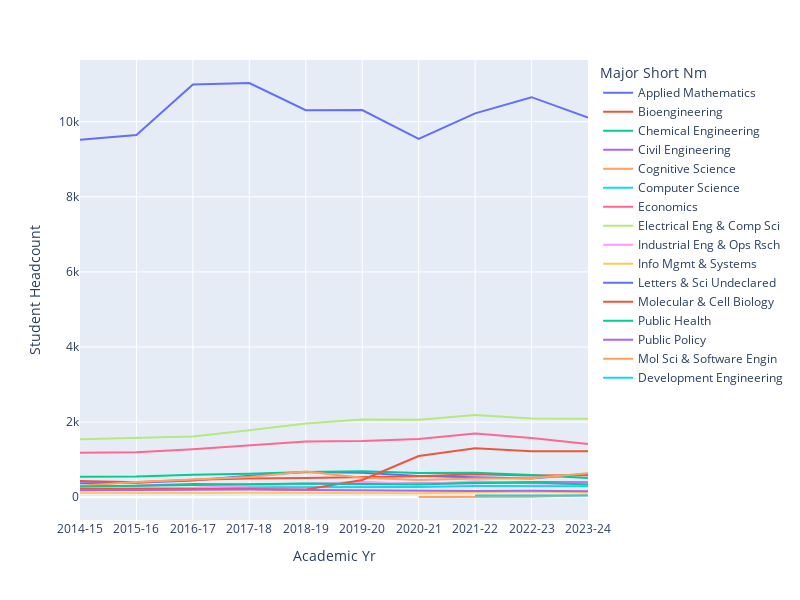

Write notebook code for a chart like this one.
### Code cell
fig = px.line(major_trends[major_trends["Major Short Nm"].isin(data100_top_20_majors.index)], 
                        x = "Academic Yr", y = "Student Headcount", color = "Major Short Nm")

fig.update_layout(autosize=False, width=800, height=600)
fig.show()

### Figure 1 — Plotly figure (JSON) as saved in the notebook; plotly's stock layout.template omitted (floating-point values rounded to 4 significant figures)
{"data": [{"hovertemplate": "Major Short Nm=Applied Mathematics<br>Academic Yr=%{x}<br>Student Headcount=%{y}<extra></extra>", "legendgroup": "Applied Mathematics", "line": {"color": "#636efa", "dash": "solid"}, "marker": {"symbol": "circle"}, "mode": "lines", "name": "Applied Mathematics", "orientation": "v", "showlegend": true, "type": "scatter", "x": ["2014-15", "2015-16", "2016-17", "2017-18", "2018-19", "2019-20", "2020-21", "2021-22", "2022-23", "2023-24"], "xaxis": "x", "y": [374.5, 386.5, 443.5, 570.5, 670.5, 651, 566, 534.5, 497, 622.5], "yaxis": "y"}, {"hovertemplate": "Major Short Nm=Bioengineering<br>Academic Yr=%{x}<br>Student Headcount=%{y}<extra></extra>", "legendgroup": "Bioengineering", "line": {"color": "#EF553B", "dash": "solid"}, "marker": {"symbol": "circle"}, "mode": "lines", "name": "Bioengineering", "orientation": "v", "showlegend": true, "type": "scatter", "x": ["2014-15", "2015-16", "2016-17", "2017-18", "2018-19", "2019-20", "2020-21", "2021-22", "2022-23", "2023-24"], "xaxis": "x", "y": [431, 402, 468, 501, 511.5, 542, 556, 608.5, 576, 583], "yaxis": "y"}, {"hovertemplate": "Major Short Nm=Chemical Engineering<br>Academic Yr=%{x}<br>Student Headcount=%{y}<extra></extra>", "legendgroup": "Chemical Engineering", "line": {"color": "#00cc96", "dash": "solid"}, "marker": {"symbol": "circle"}, "mode": "lines", "name": "Chemical Engineering", "orientation": "v", "showlegend": true, "type": "scatter", "x": ["2014-15", "2015-16", "2016-17", "2017-18", "2018-19", "2019-20", "2020-21", "2021-22", "2022-23", "2023-24"], "xaxis": "x", "y": [543.5, 549.5, 599.5, 622.5, 673.5, 690, 647.5, 653.5, 595, 514], "yaxis": "y"}, {"hovertemplate": "Major Short Nm=Civil Engineering<br>Academic Yr=%{x}<br>Student Headcount=%{y}<extra></extra>", "legendgroup": "Civil Engineering", "line": {"color": "#ab63fa", "dash": "solid"}, "marker": {"symbol": "circle"}, "mode": "lines", "name": "Civil Engineering", "orientation": "v", "showlegend": true, "type": "scatter", "x": ["2014-15", "2015-16", "2016-17", "2017-18", "2018-19", "2019-20", "2020-21", "2021-22", "2022-23", "2023-24"], "xaxis": "x", "y": [300.5, 304.5, 349, 335.5, 355.5, 361, 364.5, 373, 408.5, 400.5], "yaxis": "y"}, {"hovertemplate": "Major Short Nm=Cognitive Science<br>Academic Yr=%{x}<br>Student Headcount=%{y}<extra></extra>", "legendgroup": "Cognitive Science", "line": {"color": "#FFA15A", "dash": "solid"}, "marker": {"symbol": "circle"}, "mode": "lines", "name": "Cognitive Science", "orientation": "v", "showlegend": true, "type": "scatter", "x": ["2014-15", "2015-16", "2016-17", "2017-18", "2018-19", "2019-20", "2020-21", "2021-22", "2022-23", "2023-24"], "xaxis": "x", "y": [308.5, 404, 475, 536.5, 685.5, 521.5, 460, 499.5, 505.5, 635.5], "yaxis": "y"}, {"hovertemplate": "Major Short Nm=Computer Science<br>Academic Yr=%{x}<br>Student Headcount=%{y}<extra></extra>", "legendgroup": "Computer Science", "line": {"color": "#19d3f3", "dash": "solid"}, "marker": {"symbol": "circle"}, "mode": "lines", "name": "Computer Science", "orientation": "v", "showlegend": true, "type": "scatter", "x": ["2014-15", "2015-16", "2016-17", "2017-18", "2018-19", "2019-20", "2020-21", "2021-22", "2022-23", "2023-24"], "xaxis": "x", "y": [226, 220.5, 223.5, 262.5, 262.5, 269.5, 269, 299.5, 294, 295], "yaxis": "y"}, {"hovertemplate": "Major Short Nm=Economics<br>Academic Yr=%{x}<br>Student Headcount=%{y}<extra></extra>", "legendgroup": "Economics", "line": {"color": "#FF6692", "dash": "solid"}, "marker": {"symbol": "circle"}, "mode": "lines", "name": "Economics", "orientation": "v", "showlegend": true, "type": "scatter", "x": ["2014-15", "2015-16", "2016-17", "2017-18", "2018-19", "2019-20", "2020-21", "2021-22", "2022-23", "2023-24"], "xaxis": "x", "y": [1187, 1200.0, 1280.0, 1372, 1482.0, 1500.0, 1550, 1700.0, 1580.0, 1418.0], "yaxis": "y"}, {"hovertemplate": "Major Short Nm=Electrical Eng & Comp Sci<br>Academic Yr=%{x}<br>Student Headcount=%{y}<extra></extra>", "legendgroup": "Electrical Eng & Comp Sci", "line": {"color": "#B6E880", "dash": "solid"}, "marker": {"symbol": "circle"}, "mode": "lines", "name": "Electrical Eng & Comp Sci", "orientation": "v", "showlegend": true, "type": "scatter", "x": ["2014-15", "2015-16", "2016-17", "2017-18", "2018-19", "2019-20", "2020-21", "2021-22", "2022-23", "2023-24"], "xaxis": "x", "y": [1546.0, 1578.0, 1614.0, 1782.0, 1962.0, 2068.0, 2063, 2186, 2093, 2088.0], "yaxis": "y"}, {"hovertemplate": "Major Short Nm=Industrial Eng & Ops Rsch<br>Academic Yr=%{x}<br>Student Headcount=%{y}<extra></extra>", "legendgroup": "Industrial Eng & Ops Rsch", "line": {"color": "#FF97FF", "dash": "solid"}, "marker": {"symbol": "circle"}, "mode": "lines", "name": "Industrial Eng & Ops Rsch", "orientation": "v", "showlegend": true, "type": "scatter", "x": ["2014-15", "2015-16", "2016-17", "2017-18", "2018-19", "2019-20", "2020-21", "2021-22", "2022-23", "2023-24"], "xaxis": "x", "y": [210.5, 241, 252, 309.5, 344.5, 410.5, 347, 426.5, 362.5, 357], "yaxis": "y"}, {"hovertemplate": "Major Short Nm=Info Mgmt & Systems<br>Academic Yr=%{x}<br>Student Headcount=%{y}<extra></extra>", "legendgroup": "Info Mgmt & Systems", "line": {"color": "#FECB52", "dash": "solid"}, "marker": {"symbol": "circle"}, "mode": "lines", "name": "Info Mgmt & Systems", "orientation": "v", "showlegend": true, "type": "scatter", "x": ["2014-15", "2015-16", "2016-17", "2017-18", "2018-19", "2019-20", "2020-21", "2021-22", "2022-23", "2023-24"], "xaxis": "x", "y": [120, 109, 113.5, 118, 115, 119, 103.5, 132.5, 153, 128], "yaxis": "y"}, {"hovertemplate": "Major Short Nm=Letters & Sci Undeclared<br>Academic Yr=%{x}<br>Student Headcount=%{y}<extra></extra>", "legendgroup": "Letters & Sci Undeclared", "line": {"color": "#636efa", "dash": "solid"}, "marker": {"symbol": "circle"}, "mode": "lines", "name": "Letters & Sci Undeclared", "orientation": "v", "showlegend": true, "type": "scatter", "x": ["2014-15", "2015-16", "2016-17", "2017-18", "2018-19", "2019-20", "2020-21", "2021-22", "2022-23", "2023-24"], "xaxis": "x", "y": [9520.0, 9643, 10990, 11030.0, 10300.0, 10308, 9539, 10220.0, 10651, 10110.0], "yaxis": "y"}, {"hovertemplate": "Major Short Nm=Molecular & Cell Biology<br>Academic Yr=%{x}<br>Student Headcount=%{y}<extra></extra>", "legendgroup": "Molecular & Cell Biology", "line": {"color": "#EF553B", "dash": "solid"}, "marker": {"symbol": "circle"}, "mode": "lines", "name": "Molecular & Cell Biology", "orientation": "v", "showlegend": true, "type": "scatter", "x": ["2014-15", "2015-16", "2016-17", "2017-18", "2018-19", "2019-20", "2020-21", "2021-22", "2022-23", "2023-24"], "xaxis": "x", "y": [226, 229, 229.5, 219, 208, 460, 1098, 1304, 1226.0, 1224.0], "yaxis": "y"}, {"hovertemplate": "Major Short Nm=Public Health<br>Academic Yr=%{x}<br>Student Headcount=%{y}<extra></extra>", "legendgroup": "Public Health", "line": {"color": "#00cc96", "dash": "solid"}, "marker": {"symbol": "circle"}, "mode": "lines", "name": "Public Health", "orientation": "v", "showlegend": true, "type": "scatter", "x": ["2014-15", "2015-16", "2016-17", "2017-18", "2018-19", "2019-20", "2020-21", "2021-22", "2022-23", "2023-24"], "xaxis": "x", "y": [284.5, 303, 310, 346.5, 368.5, 350.5, 337, 383.5, 393.5, 341.5], "yaxis": "y"}, {"hovertemplate": "Major Short Nm=Public Policy<br>Academic Yr=%{x}<br>Student Headcount=%{y}<extra></extra>", "legendgroup": "Public Policy", "line": {"color": "#ab63fa", "dash": "solid"}, "marker": {"symbol": "circle"}, "mode": "lines", "name": "Public Policy", "orientation": "v", "showlegend": true, "type": "scatter", "x": ["2014-15", "2015-16", "2016-17", "2017-18", "2018-19", "2019-20", "2020-21", "2021-22", "2022-23", "2023-24"], "xaxis": "x", "y": [183.5, 194.5, 200.5, 205.5, 195, 178, 170.5, 163, 172, 161.5], "yaxis": "y"}, {"hovertemplate": "Major Short Nm=Mol Sci & Software Engin<br>Academic Yr=%{x}<br>Student Headcount=%{y}<extra></extra>", "legendgroup": "Mol Sci & Software Engin", "line": {"color": "#FFA15A", "dash": "solid"}, "marker": {"symbol": "circle"}, "mode": "lines", "name": "Mol Sci & Software Engin", "orientation": "v", "showlegend": true, "type": "scatter", "x": ["2020-21", "2021-22", "2022-23", "2023-24"], "xaxis": "x", "y": [6, 9.5, 12, 51], "yaxis": "y"}, {"hovertemplate": "Major Short Nm=Development Engineering<br>Academic Yr=%{x}<br>Student Headcount=%{y}<extra></extra>", "legendgroup": "Development Engineering", "line": {"color": "#19d3f3", "dash": "solid"}, "marker": {"symbol": "circle"}, "mode": "lines", "name": "Development Engineering", "orientation": "v", "showlegend": true, "type": "scatter", "x": ["2021-22", "2022-23", "2023-24"], "xaxis": "x", "y": [46, 53.5, 48.5], "yaxis": "y"}], "layout": {"autosize": false, "height": 600, "legend": {"title": {"text": "Major Short Nm"}, "tracegroupgap": 0}, "margin": {"t": 60}, "width": 800, "xaxis": {"anchor": "y", "domain": [0, 1], "title": {"text": "Academic Yr"}}, "yaxis": {"anchor": "x", "domain": [0, 1], "title": {"text": "Student Headcount"}}}}
